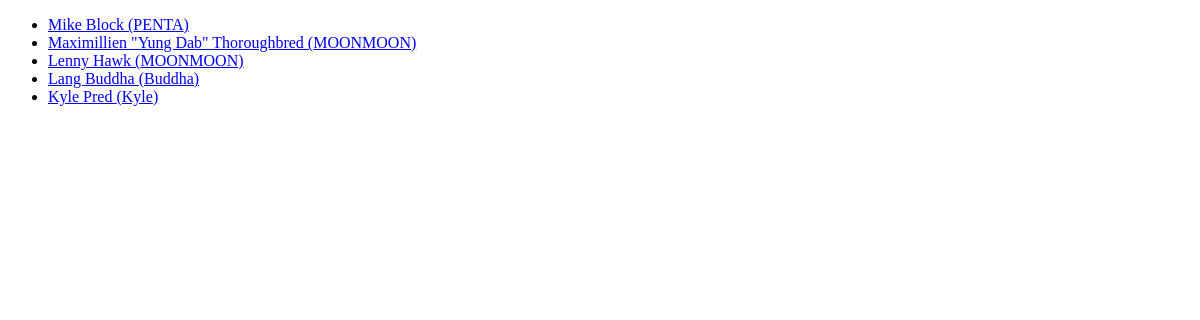
The page /lastSeenRP/ on the database as committed earlier.
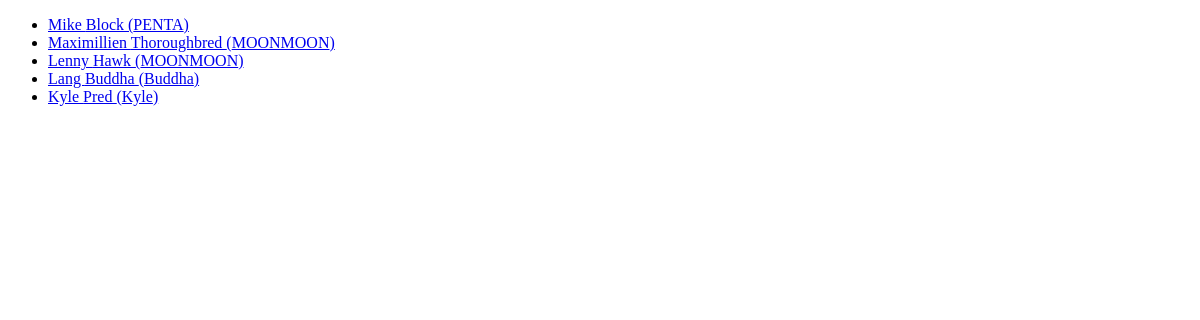
The same page on the database as committed later.
### lastSeenRP/models.py (models this page shows, shortened)
class rpCharacter(models.Model):
    character_first_name = models.CharField(max_length=30)
    character_last_name = models.CharField(max_length=45)
    character_played_by = models.CharField(max_length=50)

### lastSeenRP/views.py (the view)
# urls.py: path('', views.index, name='index'),
def index(request):
    '''template = loader.get_template('lastSeenRP/index.html')
    context = {
        'latest_character_list' : latest_character_list,
    }
    return HttpResponse(template.render(context, request))'''
    latest_character_list = rpCharacter.objects.order_by('-character_first_name')[:5]
    context = {'latest_character_list': latest_character_list}
    return render(request, 'lastSeenRP/index.html', context)

### lastSeenRP/templates/lastSeenRP/index.html (shortened to what this page needs)
<!DOCTYPE html>
<html lang="en-US">
  <head>
  </head>
  <body>
    {%if latest_character_list %}
        <ul>
            {% for character in latest_character_list%}
            <li><a href="{% url 'lastSeenRP:character' character.character_first_name character.character_last_name%}">{{character.character_first_name}} {{character.character_last_name}} ({{character.character_played_by}})  </a></li>
            {% endfor %}
    {% else %}
            <p> No characters are available. </p>
    {% endif %}
  </body>
</html>

Rows that differ between the two databases and show on the page:
changed rpCharacter "Thoroughbred": character_first_name "Maximillien \"Yung Dab\"" → "Maximillien"
